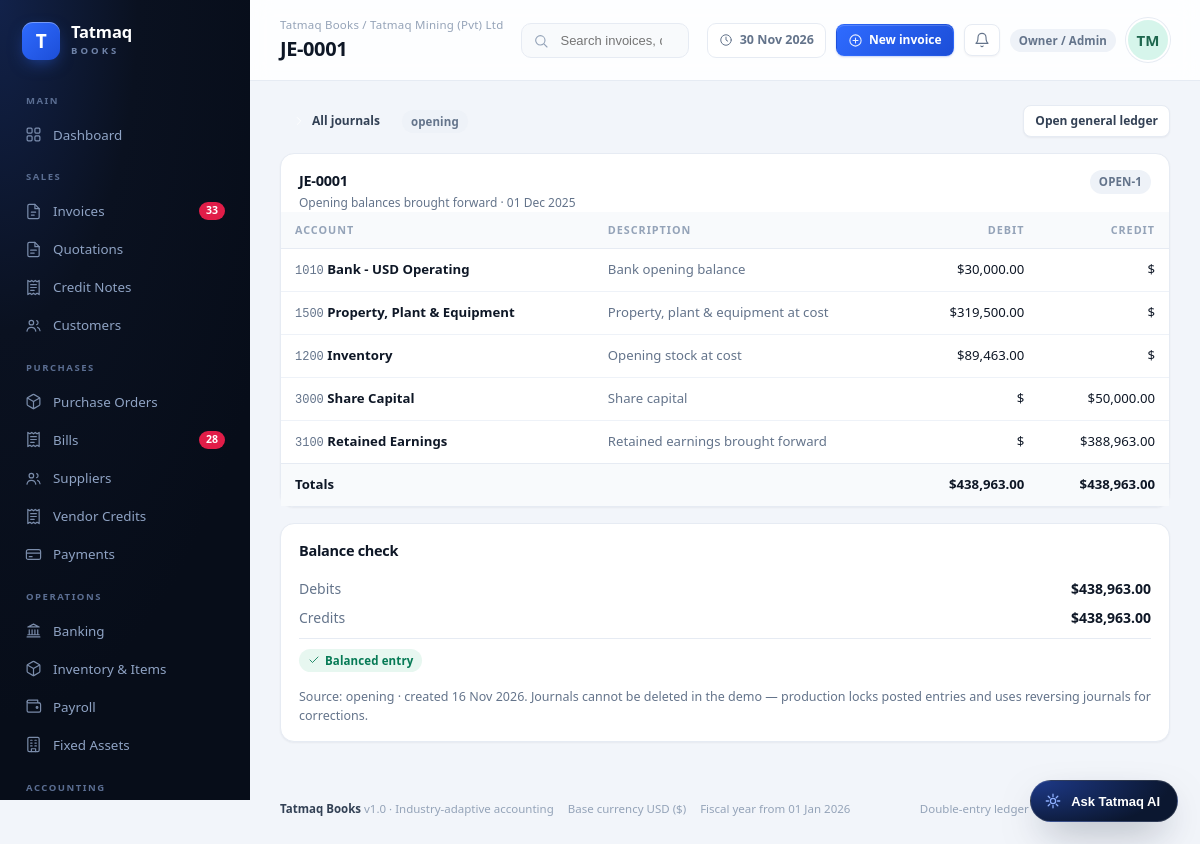
The app's page /journal/1 (signed in) with its own data.
### tables this page shows
CREATE TABLE companies(
 id INTEGER PRIMARY KEY, name TEXT, industry TEXT, currency TEXT DEFAULT 'USD', symbol TEXT DEFAULT '$',
 tax_name TEXT DEFAULT 'VAT', tax_rate REAL DEFAULT 15, address TEXT, email TEXT, phone TEXT,
 fiscal_start TEXT, created_at TEXT);

CREATE TABLE journal_entries(
 id INTEGER PRIMARY KEY, company_id INT, number TEXT, date TEXT, memo TEXT, source TEXT,
 reference TEXT, created_at TEXT);

CREATE TABLE users(
 id INTEGER PRIMARY KEY, company_id INT, name TEXT, email TEXT, role TEXT, status TEXT,
 password_hash TEXT, last_login TEXT, created_at TEXT);

CREATE TABLE journal_lines(
 id INTEGER PRIMARY KEY, entry_id INT, account_id INT, description TEXT, debit REAL, credit REAL);

CREATE TABLE accounts(
 id INTEGER PRIMARY KEY, company_id INT, code TEXT, name TEXT, type TEXT, subtype TEXT,
 is_active INT DEFAULT 1);

### app.py (the view)
@app.route("/journal/<int:eid>")
def journal_view(eid):
    c = company()
    e = conn().execute("SELECT * FROM journal_entries WHERE id=? AND company_id=?", (eid, c["id"])).fetchone()
    lines = conn().execute("""SELECT jl.*, a.code, a.name account FROM journal_lines jl
        JOIN accounts a ON a.id=jl.account_id WHERE jl.entry_id=? ORDER BY jl.id""", (eid,)).fetchall()
    return render_template("journal_view.html", e=e, lines=lines, title=e["number"] if e else "Journal")

### app.py (called while the page is built, shortened)
@app.before_request
def _guard():
    if request.endpoint is None or request.endpoint in PUBLIC_ENDPOINTS:
        return None
    ident, source = auth.resolve_identity()
    if not ident:
        if request.path.startswith("/api/"):
            return jsonify({"error": "unauthorised"}), 401
        return redirect(url_for("login", next=request.path))
    g.ident = ident
    g.perms = auth.permissions(ident["role"])
    return None

def conn():
    if "conn" not in g:
        g.conn = db.connect()
    return g.conn

@app.teardown_appcontext
def close_conn(exc):
    c = g.pop("conn", None)
    if c is not None:
        c.close()

def company():
    if "company_row" not in g:
        g.company_row = conn().execute("SELECT * FROM companies WHERE id=?",
                                       (g.ident["company_id"],)).fetchone()
    return g.company_row

@app.context_processor
def inject():
    ident = getattr(g, "ident", None)
    perms = getattr(g, "perms", None)
    c = company()
    overdue = conn().execute("""SELECT COUNT(*) c FROM invoices WHERE company_id=?
        AND total-amount_paid>0.01 AND due_date<?""", (c["id"], str(date.today()))).fetchone()["c"]
    bills_over = conn().execute("""SELECT COUNT(*) c FROM bills WHERE company_id=?
        AND total-amount_paid>0.01 AND due_date<?""", (c["id"], str(date.today()))).fetchone()["c"]
    return dict(company=dict(c), profiles=db.PROFILES, now=date.today(),
                overdue_count=overdue, bills_overdue_count=bills_over,
                status_of=status_of, nav_path=request.path, ident=ident, perms=perms,
                roles=auth.ROLES)

@app.template_filter("money")
def f_money(v, dec=2):
    try:
        v = float(v or 0)
    except Exception:
        return v
    return f"{'-' if v < 0 else ''}{abs(v):,.{dec}f}"

@app.template_filter("ddate")
def f_date(v):
    if not v:
        return ""
    try:
        return date.fromisoformat(str(v)[:10]).strftime("%d %b %Y")
    except Exception:
        return v

@app.template_filter("initials")
def f_initials(name):
    parts = str(name or "?").replace("(Pvt) Ltd", "").split()
    return "".join(p[0] for p in parts[:2]).upper()

### auth.py (called while the page is built)
def load_user(uid):
    if not uid:
        return None
    conn = connect()
    try:
        row = conn.execute("SELECT * FROM users WHERE id=? AND status='Active'", (uid,)).fetchone()
        return dict(row) if row else None
    finally:
        conn.close()

### templates/journal_view.html
{% extends "base.html" %}
{% from "_icons.html" import icon %}
{% block content %}
{% set sym = company.symbol %}
<div class="toolbar">
  <a class="btn ghost sm" href="/journal">{{ icon('chevron', 14) }} All journals</a>
  <span class="chip chip-muted">{{ e.source }}</span>
  <div style="margin-left:auto"><a class="btn soft sm" href="/reports/gl">Open general ledger</a></div>
</div>
<div class="dash-grid g32">
  <div class="card">
    <div class="card-h"><div><h3>{{ e.number }}</h3><div class="sub">{{ e.memo }} · {{ e.date|ddate }}</div></div>
      <div class="card-actions"><span class="chip chip-muted">{{ e.reference or 'no reference' }}</span></div></div>
    <div class="tbl-wrap">
      <table class="tbl">
        <thead><tr><th>Account</th><th>Description</th><th class="num">Debit</th><th class="num">Credit</th></tr></thead>
        <tbody>
        {% set dr = namespace(v=0) %}{% set cr = namespace(v=0) %}
        {% for l in lines %}
          {% set dr.v = dr.v + l.debit %}{% set cr.v = cr.v + l.credit %}
          <tr>
            <td><span class="mono muted">{{ l.code }}</span> <span class="strong">{{ l.account }}</span></td>
            <td class="muted">{{ l.description }}</td>
            <td class="num">{{ sym }}{{ l.debit|money if l.debit else '' }}</td>
            <td class="num">{{ sym }}{{ l.credit|money if l.credit else '' }}</td>
          </tr>
        {% endfor %}
        </tbody>
        <tfoot class="tfoot"><tr><td colspan="2">Totals</td>
          <td class="num">{{ sym }}{{ dr.v|money }}</td><td class="num">{{ sym }}{{ cr.v|money }}</td></tr></tfoot>
      </table>
    </div>
  </div>
  <div>
    <div class="card">
      <div class="card-h"><div><h3>Balance check</h3></div></div>
      <div class="card-b">
        <div class="row between mb1"><span class="muted">Debits</span><b>{{ sym }}{{ lines|sum(attribute='debit')|money }}</b></div>
        <div class="row between mb1"><span class="muted">Credits</span><b>{{ sym }}{{ lines|sum(attribute='credit')|money }}</b></div>
        <div class="divider" style="margin:10px 0"></div>
        {% if (lines|sum(attribute='debit') - lines|sum(attribute='credit'))|abs < 0.01 %}
        <span class="chip chip-good">{{ icon('check', 12) }} Balanced entry</span>
        {% else %}
        <span class="chip chip-bad">{{ icon('alert', 12) }} Out of balance</span>
        {% endif %}
        <p class="small muted mt2" style="margin-bottom:0">Source: {{ e.source }} · created {{ e.created_at|ddate }}. Journals cannot be deleted in the demo — production locks posted entries and uses reversing journals for corrections.</p>
      </div>
    </div>
  </div>
</div>
{% endblock %}

### templates/base.html (shortened to what this page needs)
<!doctype html>
<html lang="en">
<head>
<link rel="stylesheet" href="{{ url_for('static', filename='style.css') }}">
</head>
<body>
{% from "_icons.html" import icon %}
{% set p = nav_path %}
<div class="shell">
  <aside class="sidebar">
    <a class="brand" href="/">
      <div class="brand-mark">T</div>
      <div>
        <div class="brand-name">Tatmaq</div>
        <div class="brand-sub">BOOKS</div>
      </div>
    </a>
    <nav>
      <div class="nav-sec">Main</div>
      <a class="nav-item {{ 'active' if p == '/' }}" href="/">{{ icon('grid',17) }} Dashboard</a>
      <div class="nav-sec">Sales</div>
      <a class="nav-item {{ 'active' if p.startswith('/invoices') }}" href="/invoices">
        {{ icon('file',17) }} Invoices
        {% if overdue_count %}<span class="nav-badge">{{ overdue_count }}</span>{% endif %}
      </a>
      <a class="nav-item {{ 'active' if p.startswith('/quotes') }}" href="/quotes">{{ icon('quote',17) }} Quotations</a>
      <a class="nav-item {{ 'active' if p.startswith('/credit-notes') }}" href="/credit-notes">{{ icon('receipt',17) }} Credit Notes</a>
      <a class="nav-item {{ 'active' if p.startswith('/contacts') and request.args.get('tab','customer') == 'customer' }}" href="/contacts?tab=customer">{{ icon('users',17) }} Customers</a>
      {% if perms.full_view %}<div class="nav-sec">Purchases</div>
      <a class="nav-item {{ 'active' if p.startswith('/purchase-orders') }}" href="/purchase-orders">{{ icon('box',17) }} Purchase Orders</a>
      <a class="nav-item {{ 'active' if p.startswith('/bills') }}" href="/bills">
        {{ icon('receipt',17) }} Bills
        {% if bills_overdue_count %}<span class="nav-badge">{{ bills_overdue_count }}</span>{% endif %}
      </a>
      <a class="nav-item {{ 'active' if p.startswith('/contacts') and request.args.get('tab') == 'vendor' }}" href="/contacts?tab=vendor">{{ icon('users',17) }} Suppliers</a>
      <a class="nav-item {{ 'active' if p.startswith('/vendor-credits') }}" href="/vendor-credits">{{ icon('receipt',17) }} Vendor Credits</a>
      <a class="nav-item {{ 'active' if p.startswith('/payments') }}" href="/payments">{{ icon('card',17) }} Payments</a>
      {% endif %}
      <div class="nav-sec">Operations</div>
      {% if perms.full_view %}
      <a class="nav-item {{ 'active' if p.startswith('/banking') }}" href="/banking">{{ icon('bank',17) }} Banking</a>
      {% endif %}
      <a class="nav-item {{ 'active' if p.startswith('/inventory') }}" href="/inventory">{{ icon('box',17) }} Inventory &amp; Items</a>
      {% if perms.full_view %}
      <a class="nav-item {{ 'active' if p.startswith('/payroll') }}" href="/payroll">{{ icon('wallet',17) }} Payroll</a>
      <a class="nav-item {{ 'active' if p.startswith('/assets') }}" href="/assets">{{ icon('building',17) }} Fixed Assets</a>
      {% endif %}
      <div class="nav-sec">Accounting</div>
    </nav>
        {% set ind = profiles[company.industry] %}
  </aside>
  <div class="main">
    <header class="topbar">
      <div class="page-id">
        <div class="crumb">Tatmaq Books / {{ company.name }}</div>
        <h1>{{ title }}</h1>
      </div>
      <form class="searchbar" action="/invoices" method="get">
        {{ icon('search', 16) }}
        <input type="search" name="q" placeholder="Search invoices, quotations, customers…" value="{{ request.args.get('q','') }}">
      </form>
      <div class="top-actions">
        <span class="chip-date">{{ icon('clock', 14) }} {{ now.strftime('%d %b %Y') }}</span>
        {% if perms.write %}<a class="btn sm" href="/invoices/new">{{ icon('plus', 15) }} New invoice</a>{% endif %}
        <a href="/invoices?status=overdue" title="Alerts" class="btn soft sm" style="padding:7px 9px">
          {{ icon('bell', 16) }}
        </a>
        <span class="chip {{ 'chip-info' if perms.is_demo else 'chip-muted' }}" style="white-space:nowrap">{{ perms.role_label }}</span>
        <a class="avatar lg" href="/settings" title="{{ ident.name }} · {{ perms.role_label }}"
           style="background:hsl(160 60% 90%);color:hsl(160 55% 26%)">{{ ident.name|initials }}</a>
      </div>
    </header>
    <main class="content">
      {% block content %}{% endblock %}
    </main>
    <footer class="foot">
      <span><b style="color:var(--ink-2)">Tatmaq Books</b> v1.0 · Industry-adaptive accounting</span>
      <span>Base currency {{ company.currency }} ({{ company.symbol }})</span>
      <span>Fiscal year from {{ company.fiscal_start|ddate }}</span>
      <span style="margin-left:auto">Double-entry ledger · ZIMRA-ready VAT &amp; PAYE</span>
    </footer>
  </div>
</div>
<button class="ai-fab" id="ai-fab" type="button">
  <span class="spark">{{ icon('sparkle', 18) }}</span> Ask Tatmaq AI
</button>
</body>
</html>

### records on screen
companies: name "Tatmaq Mining (Pvt) Ltd", currency "USD", symbol "$", fiscal_start|ddate "01 Jan 2026"
journal_entries: number "JE-0001", source "opening", memo "Opening balances brought forward", date|ddate "01 Dec 2025", reference "OPEN-1", created_at|ddate "16 Nov 2026"
users: name|initials "TM"
journal_lines: code "1010", account "Bank - USD Operating", description "Bank opening balance", sym "$", debit "30,000.00"
journal_lines: code "1500", account "Property, Plant & Equipment", description "Property, plant & equipment at cost", sym "$", debit "319,500.00"
journal_lines: code "1200", account "Inventory", description "Opening stock at cost", sym "$", debit "89,463.00"
journal_lines: code "3000", account "Share Capital", description "Share capital", sym "$", credit "50,000.00"
journal_lines: code "3100", account "Retained Earnings", description "Retained earnings brought forward", sym "$", credit "388,963.00"

### other values on screen
{{ overdue_count }} "33"
{{ bills_overdue_count }} "28"
{{ perms.role_label }} "Owner / Admin"
{{ sym }} "$"
{{ dr.v|money }} "438,963.00"
{{ cr.v|money }} "438,963.00"
{{ lines|sum(attribute='debit')|money }} "438,963.00"
{{ lines|sum(attribute='credit')|money }} "438,963.00"
